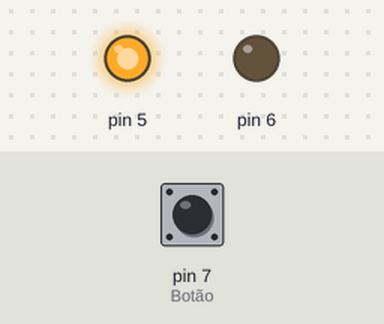
A sketch run on a simulated Arduino Uno, built with avr-gcc and run on an emulated ATmega328P. On the bench: output pins drawn as LEDs (lit = HIGH). Inputs (shaded band) come from the test bench; at power-on: pin 7 (Botão) LOW. No radio packets arrive unless stated.

Above: at 7.1 s.
At 7.6 s:
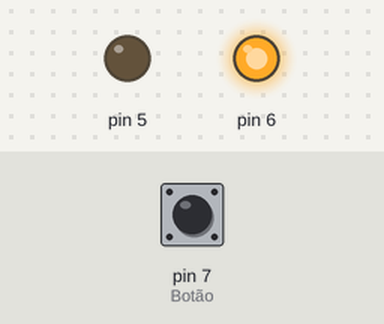
At 8.1 s:
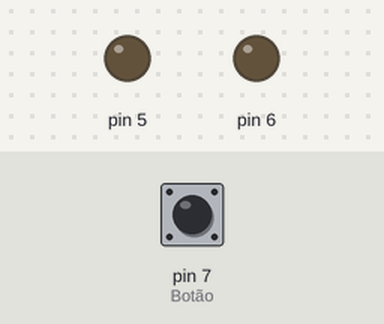
Timing chart, 0 to 9.6 s (numbered marks = the images above):
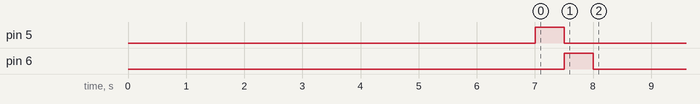

The sketch:

blok.ino
```cpp
/*
  90 - preto
  175 180 - violeta
  230 235 - laranja
  325 335 - amarelo
  510 520 - rosa
  650 660 - azul
  835 840 - verde
  935 940 - vermelho
  990 - branco
  */

  #include <SPI.h>
  #include "nRF24L01.h"
  #include "RF24.h"

  // Armazena os dados enviados
  int a[16];

  RF24 radio(9,10);

  // Define o endereco para comunicacao entre os modulos
  const uint64_t pipe = 0xE13CBAF433LL;

void setup() {
  Serial.begin(57600);
  // Inicializa a comunicacao do NRF24L01
  radio.begin();
  // Entra em modo de transmissao
  radio.openWritingPipe(pipe);

  // Declara os pinos digitais como saída
  for(int i=22;i<49;i=i+2){
    pinMode(i, OUTPUT);
  }
    pinMode(5, OUTPUT);
    pinMode(6, OUTPUT);
    pinMode(7, INPUT);    // Botão
    // acende todos os leds na sequencia
  for(int j=22;j<49;j=j+2){
   digitalWrite(j, HIGH);
   delay(500);
   digitalWrite(j, LOW);
  }
  for(int j=5;j<7;j++){
   digitalWrite(j, HIGH);
   delay(500);
   digitalWrite(j, LOW);
  }


}

void loop() {
  if(digitalRead(7) == HIGH) digitalWrite(6, HIGH);
  else digitalWrite(6, LOW);

 /* for(int i=0;i<16;i++){
    // Leitura das tampinhas
    int leitura = analogRead(i);

  if(leitura>=30 && leitura <= 130)a[i]=1;      //preto
  else if(leitura>130 && leitura <= 205)a[i]=2; //violeta
  else if(leitura>205 && leitura <= 280)a[i]=3; //laranja
  else if(leitura>280 && leitura <= 400)a[i]=4; //amarelo
  else if(leitura>400 && leitura <= 600)a[i]=5; //rosa
  else if(leitura>600 && leitura <= 730)a[i]=6; //azul
  else if(leitura>730 && leitura <= 890)a[i]=7; //verde
  else if(leitura>890 && leitura <= 970)a[i]=8; //vermelho
  else if(leitura>970 && leitura <= 1020)a[i]=9;//branco
  else a[i]=0;
 Serial.println(a[i]);
 delay(10);
  }
  radio.write(a, 16);
  delay(5000);
*/
}
```
